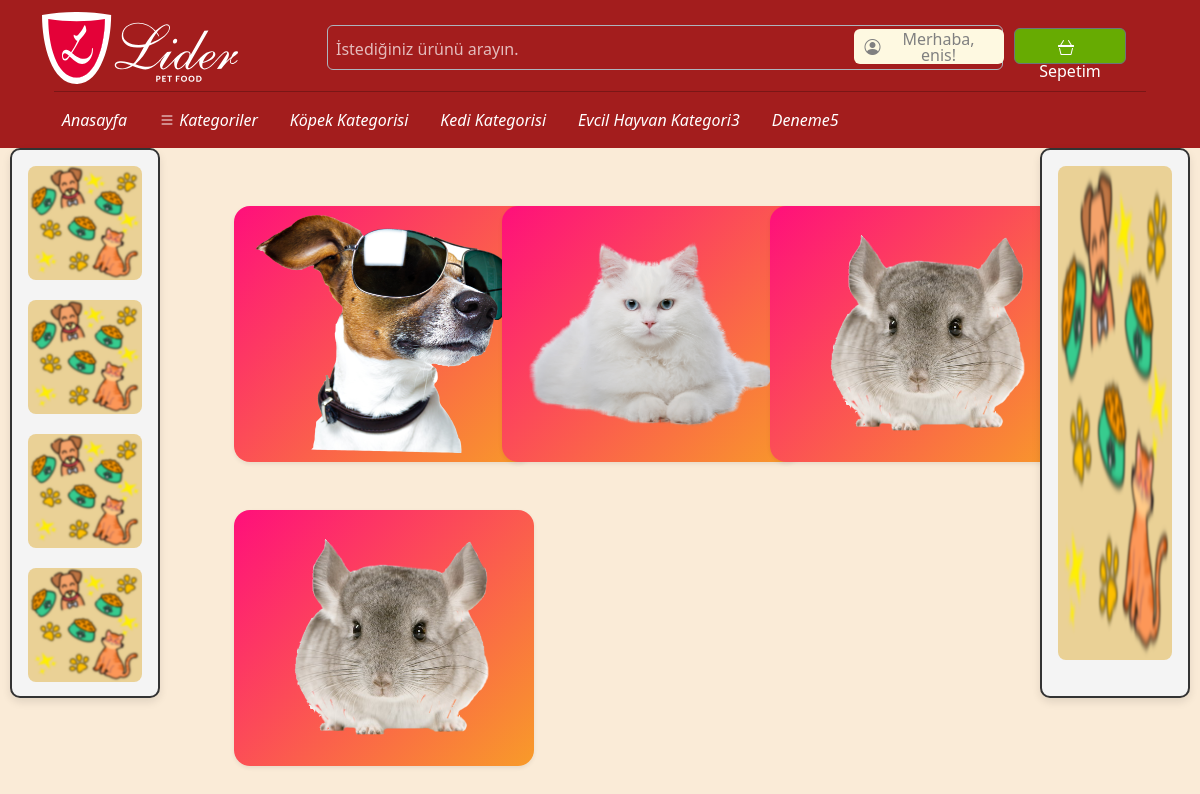
The app's page /categories/ (signed in), older data.
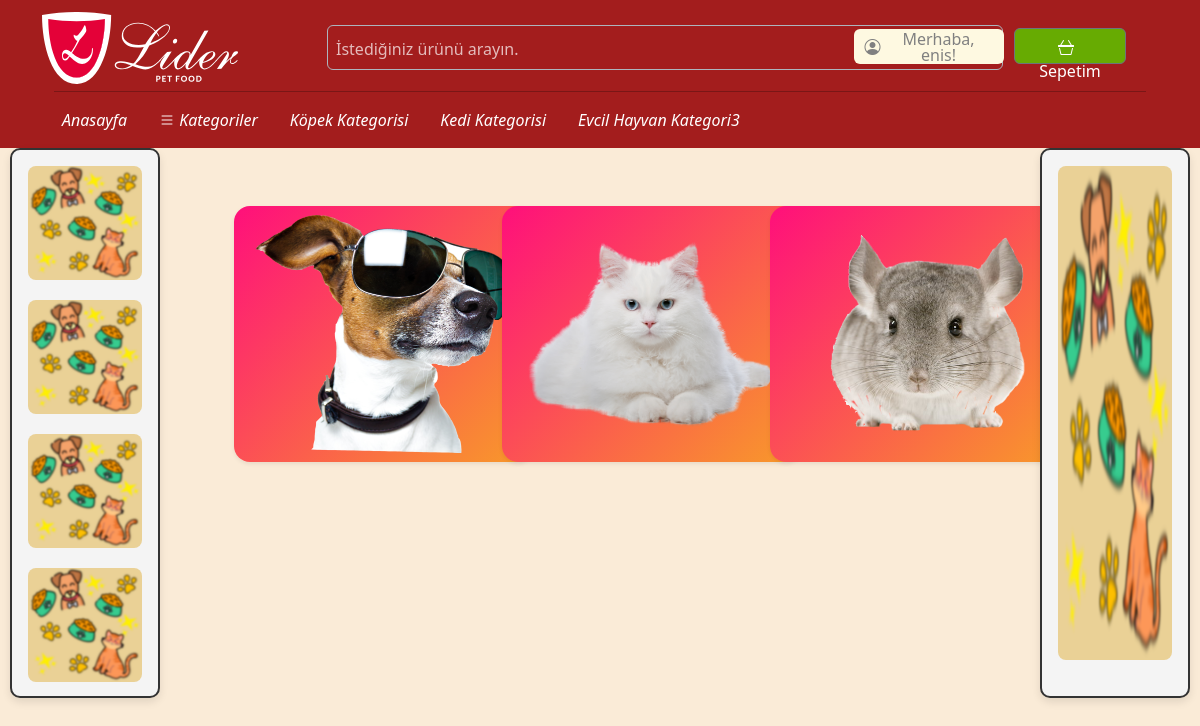
The same page, newer data.
### intern_app/models.py (models this page shows, shortened)
class Categories(models.Model):
    name = models.CharField(max_length=255,unique=True,verbose_name="Kategori İsmi")
    description = models.CharField(max_length=255,null=True,verbose_name="Kategori Açıklaması")
    image = models.ImageField(upload_to='category_images/',verbose_name="Kategori Görseli")
    slug = models.SlugField(unique=True,verbose_name="Alan Adı")
    sub_categories = models.ManyToManyField("self", blank=True, symmetrical=False, related_name="parent_categories",verbose_name="Alt Kategoriler")
    is_sub_cat = models.BooleanField(default=False,verbose_name="Alt Kategori mi?")
    @staticmethod
    def get_main_categories():
        return Categories.objects.filter(parent_categories__isnull=True)
    class Meta():
        verbose_name = 'Kategori'
        verbose_name_plural = 'Kategoriler'

### intern_app/views.py (the view)
# urls.py: path('categories/',views.categories_list,name="categories"),
def categories_list(request):
    categories = Categories.get_main_categories()  # Tüm ana kategorileri al
    context = {
        'categories': categories,
    }
    return render(request, "intern_app/categories.html", context)

### intern_app/context_processors.py (called while the page is built)
def admin_links(request):
    models = []
    for model in apps.get_models():
        if admin.site.is_registered(model):
            app_label = model._meta.app_label
            model_name = model._meta.model_name
            verbose_name = model._meta.verbose_name_plural
            models.append({
                "app_label": app_label,
                "model_name": model_name,
                "verbose_name": verbose_name,
            })
    return {"admin_models": models}  # Global olarak admin_models kullanılabilir

def cart_items_processor(request):
    if request.user.is_authenticated:
        cart_items = CartItem.objects.filter(user=request.user)
        total_price = sum(item.cart_name.product_price *
                          item.cart_quantity for item in cart_items)
    else:
        cart_items = []
        total_price = 0
    return {'cart_items': cart_items, 'total_price': total_price}

def categories_processor(request):
    categories = Categories.get_main_categories()  # Kendi metodunla al
    return {'categories': categories}  # Template'e gönder

### intern_app/models.py (called while the page is built)
    def cart_total(self):
        return self.cart_quantity * self.cart_name.product_price

### intern_app/templates/intern_app/categories.html (shortened to what this page needs)
{%extends 'base.html'%}
{%load static%}
{%block content%}
<link rel="stylesheet" href="{%static 'intern_app/css/category.css'%}">
<div class="container-fluid test">
    <div class=" card_wrap row row-cols-2 row-cols-md-3 row-cols-lg-3 g-5 p-5 ms-0 " >
        {% for category in categories %}
        <div class="col">
            <div class="card shadow-sm border-0 rounded-4 h-100">
                <img src="{{category.image.url}}" alt="{{ category.name }}" class="card__image" style="object-fit: cover;">
            </div>
        </div>
    {% endfor %}
    </div>
</div>
{%endblock%}

### core/templates/base.html (shortened to what the changed rows need)
{%load static%}
<html lang="en">
<head>
  <link rel="stylesheet" href="{%static 'intern_app/css/bootstrap.css'%}">
  <link rel="stylesheet" href="{% static 'intern_app/css/bootstrap-icons.css' %}">
  <link rel="stylesheet" href="{%static 'intern_app/css/base.css'%}">
  <link rel="stylesheet" href="{% static 'intern_app/css/base-loader.css' %}">
</head>
<body>
  <header>
    <div class="container  header-base">
      <div class="container">
        <nav class="main-menu d-flex navbar navbar-expand-lg ">
          <div class="offcanvas offcanvas-end" tabindex="-1" id="offcanvasNavbar"
            aria-labelledby="offcanvasNavbarLabel">
            <div class="offcanvas-body  justify-content-start align-items-end">
              <ul class="navbar-nav menu-list list-unstyled d-flex gap-md-3 mb-0 ">
                <ul class="navbar-nav menu-list list-unstyled d-flex gap-md-3 mb-0">
                  <ul class="new-navbar-nav navbar-nav new-menu-list menu-list list-unstyled d-flex gap-md-3 mb-0">
                    {% for category in categories %}
                    <li
                      class="new-nav-item nav-item new-dropdown dropdown new-custom-category-dropdown position-relative">
                      <a href="{% url 'intern_app:category_products' category.slug %}" class="nav-link active"
                        style="font-style: italic;color: white;">{{ category.name }}</a>
                    </li>
                    {% endfor %}
                  </ul>
        </nav>
      </div>
  </header>
  {%block content%}
  {%endblock%}
</body>
</html>

Row changes from the older to the newer data that the page shows:
removed Categories: name "Deneme5", image (picture)
